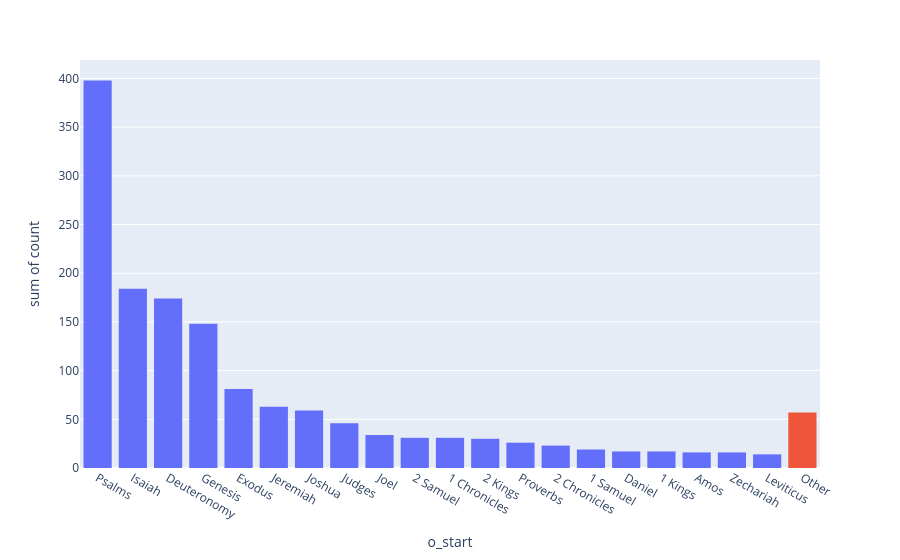

The code cell stored with this chart in its notebook:
### Code cell
fig = px.histogram(
    ot_references,
    x = "o_start",
    y = "count",
    color = "color"
)
fig.update_traces(showlegend=False)
fig.show()

### Figure 1 — Plotly figure (JSON) as saved in the notebook; plotly's stock layout.template omitted (floating-point values rounded to 4 significant figures)
{"data": [{"bingroup": "x", "histfunc": "sum", "hovertemplate": "color=blue<br>o_start=%{x}<br>sum of count=%{y}<extra></extra>", "legendgroup": "blue", "marker": {"color": "#636efa", "pattern": {"shape": ""}}, "name": "blue", "orientation": "v", "showlegend": false, "type": "histogram", "x": ["Psalms", "Isaiah", "Deuteronomy", "Genesis", "Exodus", "Jeremiah", "Joshua", "Judges", "Joel", "2 Samuel", "1 Chronicles", "2 Kings", "Proverbs", "2 Chronicles", "1 Samuel", "Daniel", "1 Kings", "Amos", "Zechariah", "Leviticus"], "xaxis": "x", "y": [398, 184, 174, 148, 81, 63, 59, 46, 34, 31, 31, 30, 26, 23, 19, 17, 17, 16, 16, 14], "yaxis": "y"}, {"bingroup": "x", "histfunc": "sum", "hovertemplate": "color=red<br>o_start=%{x}<br>sum of count=%{y}<extra></extra>", "legendgroup": "red", "marker": {"color": "#EF553B", "pattern": {"shape": ""}}, "name": "red", "orientation": "v", "showlegend": false, "type": "histogram", "x": ["Other", "Other", "Other", "Other", "Other", "Other", "Other", "Other", "Other", "Other", "Other", "Other", "Other"], "xaxis": "x", "y": [11, 8, 8, 7, 7, 4, 3, 2, 2, 2, 1, 1, 1], "yaxis": "y"}], "layout": {"barmode": "relative", "legend": {"title": {"text": "color"}, "tracegroupgap": 0}, "margin": {"t": 60}, "xaxis": {"anchor": "y", "domain": [0, 1], "title": {"text": "o_start"}}, "yaxis": {"anchor": "x", "domain": [0, 1], "title": {"text": "sum of count"}}}}
